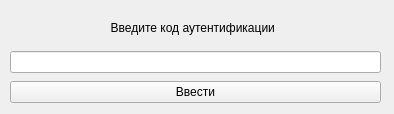
<?xml version="1.0" encoding="UTF-8"?>
<ui version="4.0">
 <class>pass</class>
 <widget class="QMainWindow" name="pass">
  <property name="geometry">
   <rect>
    <x>0</x>
    <y>0</y>
    <width>394</width>
    <height>114</height>
   </rect>
  </property>
  <property name="sizePolicy">
   <sizepolicy hsizetype="Fixed" vsizetype="Fixed">
    <horstretch>0</horstretch>
    <verstretch>0</verstretch>
   </sizepolicy>
  </property>
  <property name="minimumSize">
   <size>
    <width>394</width>
    <height>114</height>
   </size>
  </property>
  <property name="maximumSize">
   <size>
    <width>394</width>
    <height>114</height>
   </size>
  </property>
  <property name="windowTitle">
   <string>Менеджер паролей</string>
  </property>
  <widget class="QWidget" name="centralwidget">
   <widget class="QWidget" name="gridLayoutWidget">
    <property name="geometry">
     <rect>
      <x>10</x>
      <y>10</y>
      <width>371</width>
      <height>96</height>
     </rect>
    </property>
    <layout class="QGridLayout" name="gridLayout">
     <item row="3" column="0">
      <widget class="QPushButton" name="pushButton">
       <property name="text">
        <string>Ввести</string>
       </property>
      </widget>
     </item>
     <item row="2" column="0">
      <widget class="QLineEdit" name="lineEdit">
       <property name="maxLength">
        <number>6</number>
       </property>
      </widget>
     </item>
     <item row="0" column="0">
      <widget class="QLabel" name="label">
       <property name="sizePolicy">
        <sizepolicy hsizetype="Fixed" vsizetype="Fixed">
         <horstretch>0</horstretch>
         <verstretch>0</verstretch>
        </sizepolicy>
       </property>
       <property name="minimumSize">
        <size>
         <width>369</width>
         <height>31</height>
        </size>
       </property>
       <property name="maximumSize">
        <size>
         <width>369</width>
         <height>31</height>
        </size>
       </property>
       <property name="text">
        <string>Введите код аутентификации </string>
       </property>
       <property name="alignment">
        <set>Qt::AlignCenter</set>
       </property>
      </widget>
     </item>
    </layout>
   </widget>
  </widget>
 </widget>
 <resources/>
 <connections/>
</ui>
